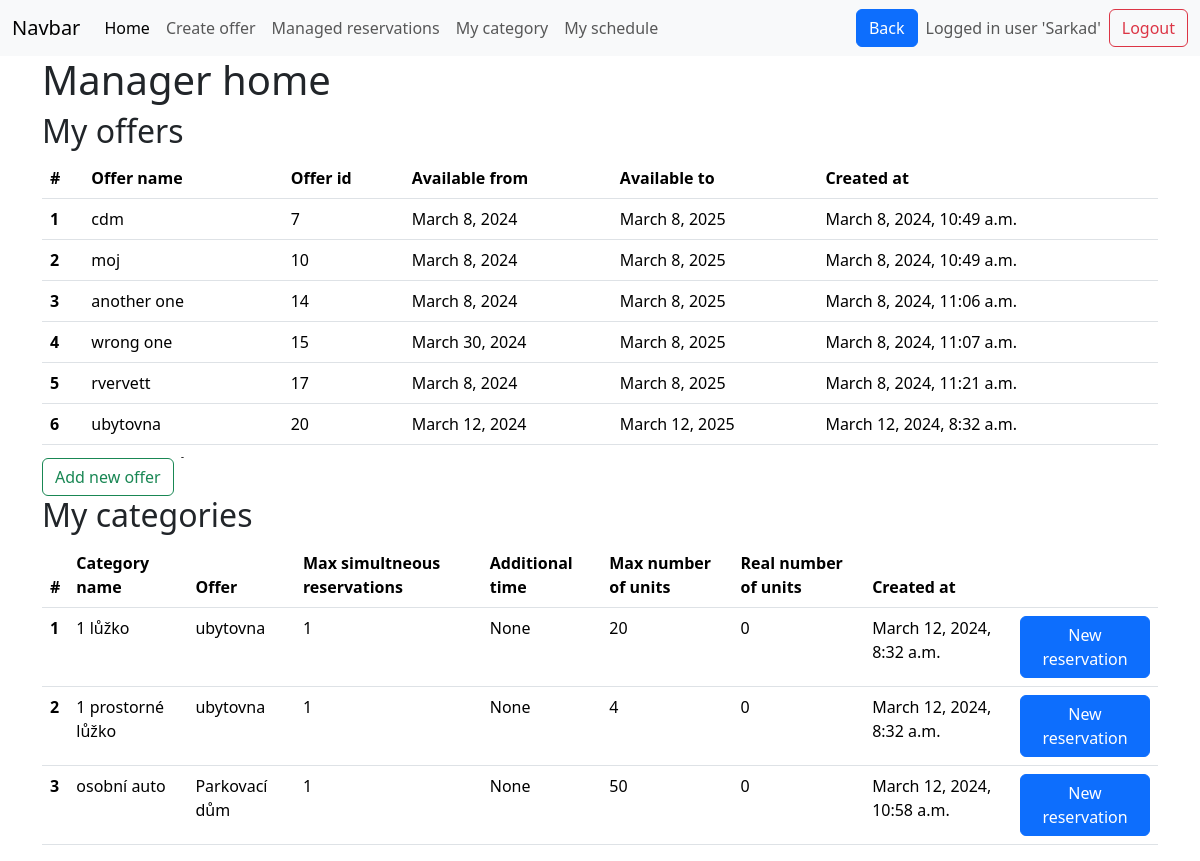
The app's page / (signed in), older data.
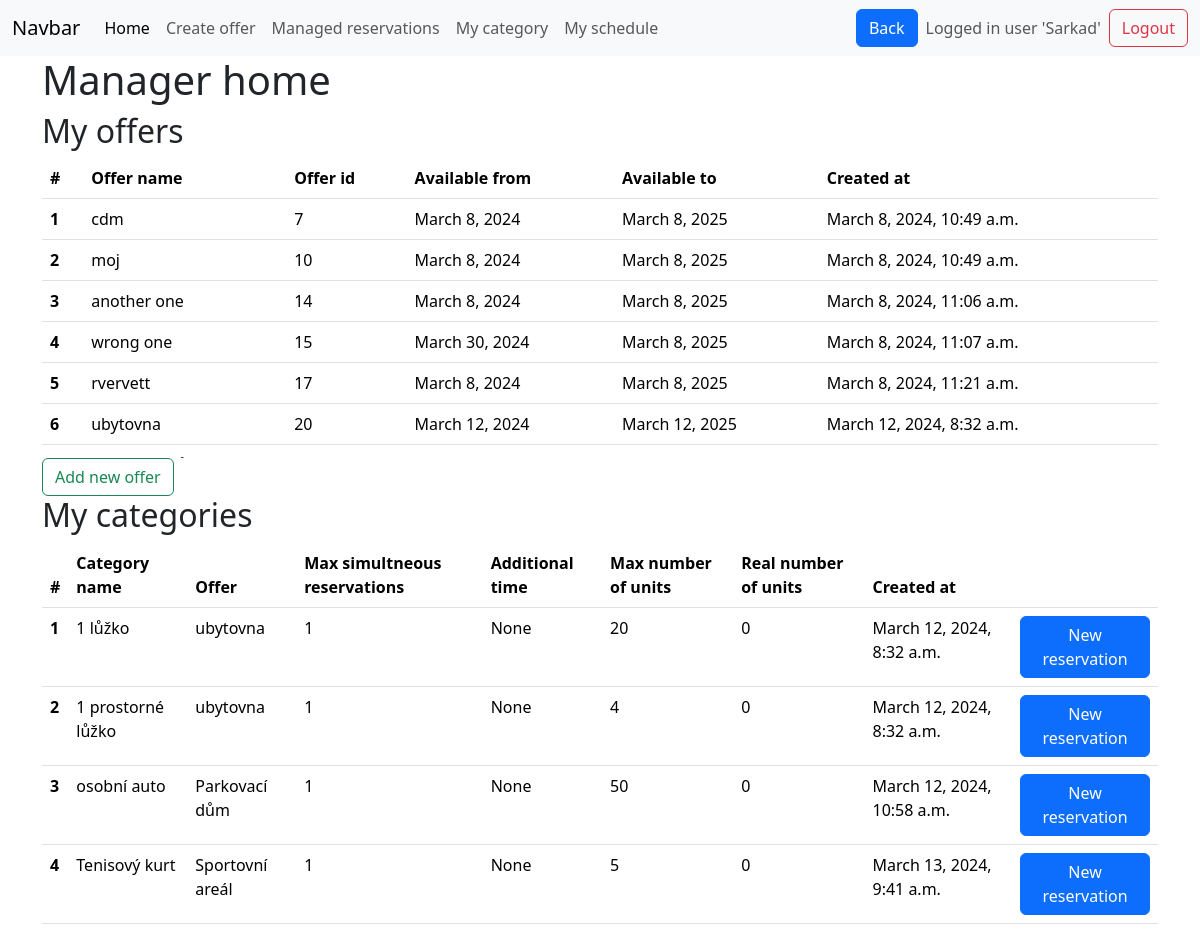
The same page, newer data.
### base/models.py (models this page shows, shortened)
class Offer(models.Model):
    offer_name = models.CharField(max_length=50)
    available_from = models.DateField(null=True, blank=True)
    available_to = models.DateField(null=True, blank=True)
    created_at = models.DateTimeField(default=timezone.now)
    manager_of_this_offer = models.ForeignKey(
        User, on_delete=models.CASCADE, null=True, blank=True
    )
    def __str__(self):
        return self.offer_name  # rewrites Offer object (x) to its name in admi panel

class Category(models.Model):
    category_name = models.CharField(max_length=50)
    category_description = models.CharField(max_length=1000, null=True, blank=True)
    category_capacity = models.IntegerField(default=1)
    max_simultneous_reservations = models.IntegerField(default=1)
    additional_time = models.DurationField(null=True, blank=True)
    count_of_units = models.IntegerField(default=1)
    created_at = models.DateTimeField(default=timezone.now)
    belongs_to_offer = models.ForeignKey(Offer, on_delete=models.CASCADE)
    category_pricing = models.ForeignKey(Pricing, on_delete=models.CASCADE, null=True)
    def get_unit_count(self):
        return self.unit_set.count()

### base/views.py (the view)
# urls.py: path('',views.manager_home, name='manager_home' ),
@login_required  # If a user is not logged in, Django will redirect them to the login page.
def manager_home(request):
    offers = Offer.objects.filter(
        manager_of_this_offer=request.user
    )  # only offers of this user
    form = forms.ReservationForm()
    category_ids = offers.values_list(
        "category", flat=True
    ).distinct()  # only categories of this user
    categories = models.Category.objects.filter(id__in=category_ids)
    return render(
        request,
        "manager_home.html",
        context={
            "form": form,
            "offers": offers,
            "categories": categories,
        },
    )

### templates/manager_home.html (shortened to what this page needs)
{% extends 'main.html' %}
{% load crispy_forms_tags %}
{% block content %}
<div class="container-md">
    <h1> Manager home </h1>
    <h2>My offers</h2>
    {% if offers %}
    <div class="table-responsive" style="max-height: 300px; overflow-y: auto;">
    <table class="table table-hover">
        <thead>
            <tr>
                <th scope="col">#</th>
                <th scope="col">Offer name</th>
                <th scope="col">Offer id</th>
                <th scope="col">Available from</th>
                <th scope="col">Available to</th>
                <th scope="col">Created at</th>
            </tr>
        </thead>
        <tbody>
            {% for offer in offers %}
            <tr class="clickable-row" onclick="location.href='{% url 'offer_detail' offer.id %}'"
                style="cursor: pointer;" title="Click to view offer detail">
                <th scope="row">{{ forloop.counter }}</th>
                <td>{{ offer.offer_name }} </td>
                <td>{{ offer.id }} </td>
                <td>{{ offer.available_from }} </td>
                <td>{{ offer.available_to }} </td>
                <td>{{ offer.created_at }} </td>
            </tr>
            {% endfor %}
        </tbody>
    </table>
    </div>
    <a href="{% url 'create_offer' %}" class="btn btn-outline-success" id="addrow">Add new offer</a>
    {% else %}
    <p>You do not have any offers.<br>
        <a href="{% url 'create_offer' %}" class="btn btn-outline-success" id="addrow">Add new offer</a>
    </p>
    {% endif %}
    <h2>My categories</h2>
    {% if categories %}
    <table class="table table-hover">
        <thead>
            <tr>
                <th scope="col">#</th>
                <th scope="col">Category name</th>
                <th scope="col">Offer</th>
                <th scope="col">Max simultneous reservations</th>
                <th scope="col">Additional time</th>
                <th scope="col">Max number of units</th>
                <th scope="col">Real number of units</th>
                <th scope="col">Created at</th>
                <th scope="col"> </th>
            </tr>
        </thead>
        <tbody>
            {% for category in categories %}
            <tr class="clickable-row" style="cursor: pointer;" title="Click to edit category"
                onclick="location.href='{% url 'edit_category' category.belongs_to_offer.id category.id %}'">
                <th scope="row">{{ forloop.counter }}</th>
                <td>{{ category.category_name }} </td>
                <td>{{ category.belongs_to_offer }} </td>
                <td>{{ category.max_simultneous_reservations }} </td>
                <td>{{ category.additional_time }} </td>
                <td>{{ category.count_of_units }} </td>
                <td>{{ category.get_unit_count }} </td>
                <td>{{ category.created_at }} </td>
                <td> <button class="btn btn-primary" data-offer-id="{{ category.belongs_to_offer.id }}" data-category-id="{{ category.id }}">New reservation</button>
                </td>
            </tr>
            {% endfor %}
        </tbody>
    </table>
    {% else %}
    <p>You do not have any categories. You can create a new category in offer detail.<br>
    </p>
    {% endif %}
</div>
{% endblock %}

Row changes from the older to the newer data that the page shows:
added Category: category_name "Tenisový kurt", belongs_to_offer "Sportovní areál", max_simultneous_reservations "1", additional_time "None", count_of_units "5", get_unit_count "0", created_at "March 13, 2024, 9:41 a.m."
